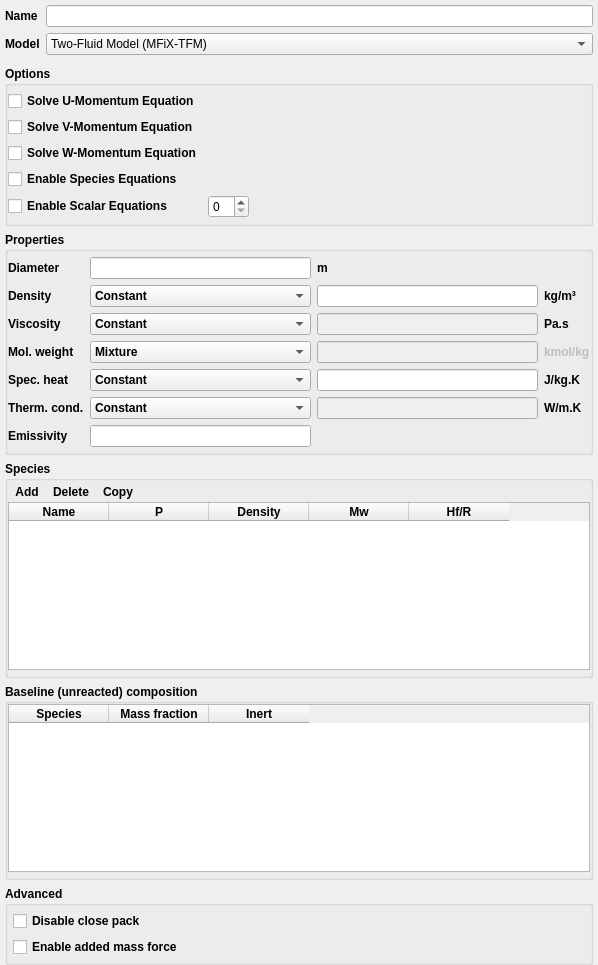
          <widget class="QWidget" name="detail_pane">
           <property name="geometry">
            <rect>
             <x>0</x>
             <y>0</y>
             <width>598</width>
             <height>965</height>
            </rect>
           </property>
           <property name="sizePolicy">
            <sizepolicy hsizetype="Preferred" vsizetype="MinimumExpanding">
             <horstretch>0</horstretch>
             <verstretch>0</verstretch>
            </sizepolicy>
           </property>
           <property name="styleSheet">
            <string notr="true"/>
           </property>
           <layout class="QGridLayout" name="gridLayout_13">
            <property name="leftMargin">
             <number>5</number>
            </property>
            <property name="topMargin">
             <number>0</number>
            </property>
            <property name="rightMargin">
             <number>5</number>
            </property>
            <property name="bottomMargin">
             <number>0</number>
            </property>
            <item row="0" column="0" rowspan="2" colspan="6">
             <widget class="QWidget" name="frame_name_model" native="true">
              <layout class="QGridLayout" name="gridLayout">
               <property name="leftMargin">
                <number>0</number>
               </property>
               <property name="topMargin">
                <number>5</number>
               </property>
               <property name="rightMargin">
                <number>0</number>
               </property>
               <property name="bottomMargin">
                <number>5</number>
               </property>
               <item row="0" column="0">
                <widget class="QLabel" name="label_solids_name">
                 <property name="font">
                  <font>
                   <weight>75</weight>
                   <bold>true</bold>
                  </font>
                 </property>
                 <property name="toolTip">
                  <string>Name for solids phase</string>
                 </property>
                 <property name="text">
                  <string>Name</string>
                 </property>
                </widget>
               </item>
               <item row="1" column="0">
                <widget class="QLabel" name="label_solids_model">
                 <property name="font">
                  <font>
                   <weight>75</weight>
                   <bold>true</bold>
                  </font>
                 </property>
                 <property name="text">
                  <string>Model</string>
                 </property>
                </widget>
               </item>
               <item row="1" column="1">
                <widget class="ComboBox" name="combobox_solids_model">
                 <item>
                  <property name="text">
                   <string>Two-Fluid Model (MFiX-TFM)</string>
                  </property>
                 </item>
                 <item>
                  <property name="text">
                   <string>Discrete Element Model (MFiX-DEM)</string>
                  </property>
                 </item>
                 <item>
                  <property name="text">
                   <string>Multiphase Particle-in-Cell (MFiX-PIC)</string>
                  </property>
                 </item>
                </widget>
               </item>
               <item row="0" column="1">
                <widget class="LineEdit" name="lineedit_solids_phase_name">
                 <property name="toolTip">
                  <string>&lt;html&gt;&lt;head/&gt;&lt;body&gt;&lt;p&gt;Name for solids phase&lt;/p&gt;&lt;/body&gt;&lt;/html&gt;</string>
                 </property>
                </widget>
               </item>
              </layout>
             </widget>
            </item>
            <item row="2" column="0" colspan="6">
             <widget class="QGroupBox" name="groupbox_options">
              <property name="font">
               <font>
                <weight>75</weight>
                <bold>true</bold>
               </font>
              </property>
              <property name="title">
               <string>Options</string>
              </property>
              <property name="flat">
               <bool>true</bool>
              </property>
              <layout class="QGridLayout" name="gridLayout_2">
               <property name="leftMargin">
                <number>0</number>
               </property>
               <property name="topMargin">
                <number>5</number>
               </property>
               <property name="rightMargin">
                <number>0</number>
               </property>
               <property name="bottomMargin">
                <number>5</number>
               </property>
               <item row="0" column="0">
                <widget class="CheckBox" name="checkbox_keyword_momentum_x_eq_args_P">
                 <property name="text">
                  <string>Solve U-Momentum Equation</string>
                 </property>
                </widget>
               </item>
               <item row="1" column="0">
                <widget class="CheckBox" name="checkbox_keyword_momentum_y_eq_args_P">
                 <property name="text">
                  <string>Solve V-Momentum Equation</string>
                 </property>
                </widget>
               </item>
               <item row="2" column="0">
                <widget class="CheckBox" name="checkbox_keyword_momentum_z_eq_args_P">
                 <property name="text">
                  <string>Solve W-Momentum Equation</string>
                 </property>
                </widget>
               </item>
               <item row="3" column="0">
                <widget class="CheckBox" name="checkbox_keyword_species_eq_args_P">
                 <property name="text">
                  <string>Enable Species Equations</string>
                 </property>
                </widget>
               </item>
               <item row="4" column="0">
                <widget class="CheckBox" name="checkbox_enable_scalar_eq">
                 <property name="text">
                  <string>Enable Scalar Equations</string>
                 </property>
                </widget>
               </item>
               <item row="4" column="1">
                <widget class="QSpinBox" name="spinbox_nscalar_eq">
                 <property name="font">
                  <font>
                   <weight>50</weight>
                   <bold>false</bold>
                  </font>
                 </property>
                </widget>
               </item>
               <item row="4" column="2">
                <spacer name="horizontalSpacer">
                 <property name="orientation">
                  <enum>Qt::Horizontal</enum>
                 </property>
                 <property name="sizeHint" stdset="0">
                  <size>
                   <width>455</width>
                   <height>20</height>
                  </size>
                 </property>
                </spacer>
               </item>
              </layout>
             </widget>
            </item>
            <item row="5" column="0" colspan="6">
             <widget class="QGroupBox" name="groupbox_baseline">
              <property name="font">
               <font>
                <weight>75</weight>
                <bold>true</bold>
               </font>
              </property>
              <property name="title">
               <string>Baseline (unreacted) composition</string>
              </property>
              <property name="flat">
               <bool>true</bool>
              </property>
              <layout class="QGridLayout" name="gridLayout_11">
               <property name="leftMargin">
                <number>0</number>
               </property>
               <property name="topMargin">
                <number>0</number>
               </property>
               <property name="rightMargin">
                <number>0</number>
               </property>
               <property name="bottomMargin">
                <number>5</number>
               </property>
               <item row="0" column="0">
                <widget class="QTableWidget" name="tablewidget_solids_baseline">
                 <property name="sizePolicy">
                  <sizepolicy hsizetype="Expanding" vsizetype="Preferred">
                   <horstretch>0</horstretch>
                   <verstretch>0</verstretch>
                  </sizepolicy>
                 </property>
                 <property name="minimumSize">
                  <size>
                   <width>0</width>
                   <height>60</height>
                  </size>
                 </property>
                 <property name="selectionMode">
                  <enum>QAbstractItemView::NoSelection</enum>
                 </property>
                 <attribute name="horizontalHeaderCascadingSectionResizes">
                  <bool>true</bool>
                 </attribute>
                 <attribute name="horizontalHeaderHighlightSections">
                  <bool>false</bool>
                 </attribute>
                 <attribute name="verticalHeaderVisible">
                  <bool>false</bool>
                 </attribute>
                 <attribute name="verticalHeaderHighlightSections">
                  <bool>false</bool>
                 </attribute>
                 <column>
                  <property name="text">
                   <string>Species</string>
                  </property>
                 </column>
                 <column>
                  <property name="text">
                   <string>Mass fraction</string>
                  </property>
                 </column>
                 <column>
                  <property name="text">
                   <string>Inert</string>
                  </property>
                 </column>
                </widget>
               </item>
              </layout>
             </widget>
            </item>
            <item row="7" column="0" colspan="6">
             <widget class="QGroupBox" name="groupbox_advanced">
              <property name="font">
               <font>
                <weight>75</weight>
                <bold>true</bold>
               </font>
              </property>
              <property name="title">
               <string>Advanced</string>
              </property>
              <property name="flat">
               <bool>true</bool>
              </property>
              <layout class="QGridLayout" name="gridLayout_7">
               <property name="leftMargin">
                <number>5</number>
               </property>
               <property name="topMargin">
                <number>5</number>
               </property>
               <property name="rightMargin">
                <number>0</number>
               </property>
               <property name="bottomMargin">
                <number>5</number>
               </property>
               <item row="0" column="0">
                <widget class="QCheckBox" name="checkbox_disable_close_pack">
                 <property name="text">
                  <string>Disable close pack</string>
                 </property>
                </widget>
               </item>
               <item row="1" column="0">
                <widget class="QCheckBox" name="checkbox_enable_added_mass_force">
                 <property name="text">
                  <string>Enable added mass force</string>
                 </property>
                </widget>
               </item>
               <item row="2" column="0">
                <spacer name="verticalSpacer_9">
                 <property name="orientation">
                  <enum>Qt::Vertical</enum>
                 </property>
                 <property name="sizeHint" stdset="0">
                  <size>
                   <width>20</width>
                   <height>0</height>
                  </size>
                 </property>
                </spacer>
               </item>
              </layout>
             </widget>
            </item>
            <item row="3" column="0" colspan="6">
             <widget class="QGroupBox" name="groupbox_solids_parameters">
              <property name="font">
               <font>
                <weight>75</weight>
                <bold>true</bold>
               </font>
              </property>
              <property name="title">
               <string>Properties</string>
              </property>
              <property name="flat">
               <bool>true</bool>
              </property>
              <layout class="QGridLayout" name="gridLayout_6">
               <property name="leftMargin">
                <number>0</number>
               </property>
               <property name="topMargin">
                <number>5</number>
               </property>
               <property name="rightMargin">
                <number>0</number>
               </property>
               <property name="bottomMargin">
                <number>5</number>
               </property>
               <item row="0" column="0">
                <widget class="QLabel" name="label_d_p0">
                 <property name="text">
                  <string>Diameter</string>
                 </property>
                </widget>
               </item>
               <item row="1" column="0">
                <widget class="QLabel" name="label_solids_density_model">
                 <property name="text">
                  <string>Density</string>
                 </property>
                </widget>
               </item>
               <item row="1" column="1">
                <widget class="ComboBox" name="combobox_solids_density_model">
                 <property name="sizeAdjustPolicy">
                  <enum>QComboBox::AdjustToContents</enum>
                 </property>
                 <property name="minimumContentsLength">
                  <number>1</number>
                 </property>
                 <item>
                  <property name="text">
                   <string>Constant</string>
                  </property>
                 </item>
                 <item>
                  <property name="text">
                   <string>Variable</string>
                  </property>
                 </item>
                </widget>
               </item>
               <item row="1" column="2">
                <widget class="LineEdit" name="lineedit_keyword_ro_s0_args_P"/>
               </item>
               <item row="1" column="3">
                <widget class="QLabel" name="label_ro_s0_units">
                 <property name="text">
                  <string>kg/m³</string>
                 </property>
                </widget>
               </item>
               <item row="2" column="0">
                <widget class="QLabel" name="label_solids_viscosity_model">
                 <property name="text">
                  <string>Viscosity</string>
                 </property>
                </widget>
               </item>
               <item row="2" column="1">
                <widget class="ComboBox" name="combobox_solids_viscosity_model">
                 <property name="currentIndex">
                  <number>0</number>
                 </property>
                 <property name="sizeAdjustPolicy">
                  <enum>QComboBox::AdjustToContents</enum>
                 </property>
                 <property name="minimumContentsLength">
                  <number>1</number>
                 </property>
                 <item>
                  <property name="text">
                   <string>Constant</string>
                  </property>
                 </item>
                 <item>
                  <property name="text">
                   <string>Continuum Solids Stress Theory</string>
                  </property>
                 </item>
                 <item>
                  <property name="text">
                   <string>UDF</string>
                  </property>
                 </item>
                </widget>
               </item>
               <item row="2" column="2">
                <widget class="LineEdit" name="lineedit_keyword_mu_s0_args_P">
                 <property name="enabled">
                  <bool>false</bool>
                 </property>
                </widget>
               </item>
               <item row="2" column="3">
                <widget class="QLabel" name="label_mu_s0_units">
                 <property name="text">
                  <string>Pa.s</string>
                 </property>
                </widget>
               </item>
               <item row="3" column="0">
                <widget class="QLabel" name="label_solids_mol_weight_model">
                 <property name="toolTip">
                  <string>&lt;html&gt;&lt;head/&gt;&lt;body&gt;&lt;p&gt;Molecular weight&lt;/p&gt;&lt;/body&gt;&lt;/html&gt;</string>
                 </property>
                 <property name="text">
                  <string>Mol. weight</string>
                 </property>
                </widget>
               </item>
               <item row="3" column="1">
                <widget class="ComboBox" name="combobox_solids_mol_weight_model_locked">
                 <property name="toolTip">
                  <string>Mixture</string>
                 </property>
                 <property name="sizeAdjustPolicy">
                  <enum>QComboBox::AdjustToContents</enum>
                 </property>
                 <property name="minimumContentsLength">
                  <number>1</number>
                 </property>
                 <item>
                  <property name="text">
                   <string>Mixture</string>
                  </property>
                 </item>
                </widget>
               </item>
               <item row="3" column="2">
                <widget class="QLineEdit" name="lineedit_mol_weight_disabled">
                 <property name="enabled">
                  <bool>false</bool>
                 </property>
                </widget>
               </item>
               <item row="3" column="3">
                <widget class="QLabel" name="label_mol_weight_units_disabled">
                 <property name="enabled">
                  <bool>false</bool>
                 </property>
                 <property name="text">
                  <string>kmol/kg</string>
                 </property>
                </widget>
               </item>
               <item row="4" column="0">
                <widget class="QLabel" name="label_solids_specific_heat_model">
                 <property name="toolTip">
                  <string>&lt;html&gt;&lt;head/&gt;&lt;body&gt;&lt;p&gt;Specific heat&lt;/p&gt;&lt;/body&gt;&lt;/html&gt;</string>
                 </property>
                 <property name="text">
                  <string>Spec. heat</string>
                 </property>
                </widget>
               </item>
               <item row="4" column="1">
                <widget class="ComboBox" name="combobox_solids_specific_heat_model">
                 <property name="sizeAdjustPolicy">
                  <enum>QComboBox::AdjustToContents</enum>
                 </property>
                 <property name="minimumContentsLength">
                  <number>1</number>
                 </property>
                 <item>
                  <property name="text">
                   <string>Constant</string>
                  </property>
                 </item>
                 <item>
                  <property name="text">
                   <string>Mixture</string>
                  </property>
                 </item>
                 <item>
                  <property name="text">
                   <string>UDF</string>
                  </property>
                 </item>
                </widget>
               </item>
               <item row="4" column="2">
                <widget class="LineEdit" name="lineedit_keyword_c_ps0_args_P"/>
               </item>
               <item row="4" column="3">
                <widget class="QLabel" name="label_c_ps0_units">
                 <property name="text">
                  <string>J/kg.K</string>
                 </property>
                </widget>
               </item>
               <item row="5" column="0">
                <widget class="QLabel" name="label_solids_conductivity_model">
                 <property name="toolTip">
                  <string>&lt;html&gt;&lt;head/&gt;&lt;body&gt;&lt;p&gt;Thermal conductivity&lt;/p&gt;&lt;/body&gt;&lt;/html&gt;</string>
                 </property>
                 <property name="text">
                  <string>Therm. cond.</string>
                 </property>
                </widget>
               </item>
               <item row="5" column="1">
                <widget class="ComboBox" name="combobox_solids_conductivity_model">
                 <property name="currentIndex">
                  <number>0</number>
                 </property>
                 <property name="sizeAdjustPolicy">
                  <enum>QComboBox::AdjustToContents</enum>
                 </property>
                 <property name="minimumContentsLength">
                  <number>1</number>
                 </property>
                 <item>
                  <property name="text">
                   <string>Constant</string>
                  </property>
                 </item>
                 <item>
                  <property name="text">
                   <string>Temperature-Dependent</string>
                  </property>
                 </item>
                 <item>
                  <property name="text">
                   <string>UDF</string>
                  </property>
                 </item>
                </widget>
               </item>
               <item row="5" column="2">
                <widget class="LineEdit" name="lineedit_keyword_k_s0_args_P">
                 <property name="enabled">
                  <bool>false</bool>
                 </property>
                </widget>
               </item>
               <item row="5" column="3">
                <widget class="QLabel" name="label_k_s0_units">
                 <property name="text">
                  <string>W/m.K</string>
                 </property>
                </widget>
               </item>
               <item row="6" column="0">
                <widget class="QLabel" name="label_des_em">
                 <property name="text">
                  <string>Emissivity</string>
                 </property>
                </widget>
               </item>
               <item row="0" column="1">
                <widget class="LineEdit" name="lineedit_keyword_d_p0_args_P"/>
               </item>
               <item row="0" column="2">
                <widget class="QLabel" name="label_d_p0_units">
                 <property name="text">
                  <string>m</string>
                 </property>
                </widget>
               </item>
               <item row="6" column="1">
                <widget class="LineEdit" name="lineedit_keyword_des_em_args_P"/>
               </item>
              </layout>
              <zorder>label_solids_viscosity_model</zorder>
              <zorder>label_solids_specific_heat_model</zorder>
              <zorder>label_c_ps0_units</zorder>
              <zorder>lineedit_keyword_des_em_args_P</zorder>
              <zorder>label_d_p0</zorder>
              <zorder>lineedit_keyword_d_p0_args_P</zorder>
              <zorder>label_solids_density_model</zorder>
              <zorder>combobox_solids_density_model</zorder>
              <zorder>lineedit_keyword_ro_s0_args_P</zorder>
              <zorder>label_ro_s0_units</zorder>
              <zorder>combobox_solids_viscosity_model</zorder>
              <zorder>lineedit_keyword_mu_s0_args_P</zorder>
              <zorder>label_mu_s0_units</zorder>
              <zorder>label_solids_mol_weight_model</zorder>
              <zorder>combobox_solids_mol_weight_model_locked</zorder>
              <zorder>lineedit_mol_weight_disabled</zorder>
              <zorder>label_mol_weight_units_disabled</zorder>
              <zorder>combobox_solids_specific_heat_model</zorder>
              <zorder>lineedit_keyword_c_ps0_args_P</zorder>
              <zorder>label_solids_conductivity_model</zorder>
              <zorder>combobox_solids_conductivity_model</zorder>
              <zorder>lineedit_keyword_k_s0_args_P</zorder>
              <zorder>label_k_s0_units</zorder>
              <zorder>label_des_em</zorder>
              <zorder>label_d_p0_units</zorder>
             </widget>
            </item>
            <item row="4" column="0" colspan="6">
             <widget class="QGroupBox" name="groupbox_species">
              <property name="font">
               <font>
                <weight>75</weight>
                <bold>true</bold>
               </font>
              </property>
              <property name="title">
               <string>Species</string>
              </property>
              <property name="flat">
               <bool>true</bool>
              </property>
              <layout class="QGridLayout" name="gridLayout_12">
               <property name="leftMargin">
                <number>0</number>
               </property>
               <property name="topMargin">
                <number>0</number>
               </property>
               <property name="rightMargin">
                <number>0</number>
               </property>
               <property name="bottomMargin">
                <number>5</number>
               </property>
               <property name="spacing">
                <number>0</number>
               </property>
               <item row="1" column="0">
                <widget class="QTableWidget" name="tablewidget_solids_species">
                 <property name="sizePolicy">
                  <sizepolicy hsizetype="Expanding" vsizetype="Preferred">
                   <horstretch>0</horstretch>
                   <verstretch>0</verstretch>
                  </sizepolicy>
                 </property>
                 <property name="minimumSize">
                  <size>
                   <width>0</width>
                   <height>60</height>
                  </size>
                 </property>
                 <property name="maximumSize">
                  <size>
                   <width>16777215</width>
                   <height>16777215</height>
                  </size>
                 </property>
                 <property name="selectionMode">
                  <enum>QAbstractItemView::SingleSelection</enum>
                 </property>
                 <property name="selectionBehavior">
                  <enum>QAbstractItemView::SelectRows</enum>
                 </property>
                 <attribute name="horizontalHeaderCascadingSectionResizes">
                  <bool>true</bool>
                 </attribute>
                 <attribute name="horizontalHeaderDefaultSectionSize">
                  <number>100</number>
                 </attribute>
                 <attribute name="horizontalHeaderHighlightSections">
                  <bool>false</bool>
                 </attribute>
                 <attribute name="horizontalHeaderMinimumSectionSize">
                  <number>20</number>
                 </attribute>
                 <attribute name="horizontalHeaderStretchLastSection">
                  <bool>false</bool>
                 </attribute>
                 <attribute name="verticalHeaderVisible">
                  <bool>false</bool>
                 </attribute>
                 <attribute name="verticalHeaderHighlightSections">
                  <bool>false</bool>
                 </attribute>
                 <column>
                  <property name="text">
                   <string>Name</string>
                  </property>
                 </column>
                 <column>
                  <property name="text">
                   <string>P</string>
                  </property>
                  <property name="toolTip">
                   <string>Phase</string>
                  </property>
                 </column>
                 <column>
                  <property name="text">
                   <string>Density</string>
                  </property>
                 </column>
                 <column>
                  <property name="text">
                   <string>Mw</string>
                  </property>
                  <property name="toolTip">
                   <string>Molecular weight</string>
                  </property>
                 </column>
                 <column>
                  <property name="text">
                   <string>Hf/R</string>
                  </property>
                  <property name="toolTip">
                   <string>Heat of formation (normalized)</string>
                  </property>
                 </column>
                </widget>
               </item>
               <item row="0" column="0">
                <widget class="QWidget" name="frame_add_delete_copy_species" native="true">
                 <property name="sizePolicy">
                  <sizepolicy hsizetype="Preferred" vsizetype="Preferred">
                   <horstretch>0</horstretch>
                   <verstretch>0</verstretch>
                  </sizepolicy>
                 </property>
                 <property name="maximumSize">
                  <size>
                   <width>16777215</width>
                   <height>16777215</height>
                  </size>
                 </property>
                 <layout class="QGridLayout" name="gridLayout_9">
                  <property name="leftMargin">
                   <number>0</number>
                  </property>
                  <property name="topMargin">
                   <number>0</number>
                  </property>
                  <property name="rightMargin">
                   <number>0</number>
                  </property>
                  <property name="bottomMargin">
                   <number>0</number>
                  </property>
                  <property name="spacing">
                   <number>0</number>
                  </property>
                  <item row="0" column="0">
                   <widget class="QToolButton" name="toolbutton_solids_species_add">
                    <property name="toolTip">
                     <string>Add species to solid phase</string>
                    </property>
                    <property name="text">
                     <string>Add</string>
                    </property>
                    <property name="autoRaise">
                     <bool>true</bool>
                    </property>
                   </widget>
                  </item>
                  <item row="0" column="1">
                   <widget class="QToolButton" name="toolbutton_solids_species_delete">
                    <property name="toolTip">
                     <string>Delete selected species</string>
                    </property>
                    <property name="text">
                     <string>Delete</string>
                    </property>
                    <property name="autoRaise">
                     <bool>true</bool>
                    </property>
                   </widget>
                  </item>
                  <item row="0" column="2">
                   <widget class="QToolButton" name="toolbutton_solids_species_copy">
                    <property name="toolTip">
                     <string/>
                    </property>
                    <property name="text">
                     <string>Copy</string>
                    </property>
                    <property name="autoRaise">
                     <bool>true</bool>
                    </property>
                   </widget>
                  </item>
                  <item row="0" column="3">
                   <spacer name="horizontalSpacer_8">
                    <property name="orientation">
                     <enum>Qt::Horizontal</enum>
                    </property>
                    <property name="sizeHint" stdset="0">
                     <size>
                      <width>281</width>
                      <height>20</height>
                     </size>
                    </property>
                   </spacer>
                  </item>
                 </layout>
                </widget>
               </item>
              </layout>
             </widget>
            </item>
           </layout>
          </widget>
